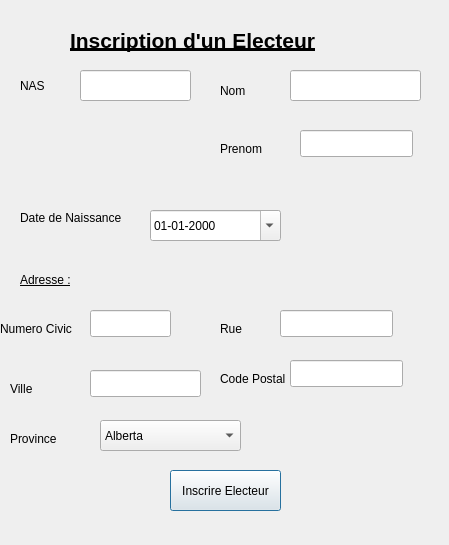
<?xml version="1.0" encoding="UTF-8"?>
<ui version="4.0">
 <class>inscriptionElecteurInterfaceClass</class>
 <widget class="QDialog" name="inscriptionElecteurInterfaceClass">
  <property name="geometry">
   <rect>
    <x>0</x>
    <y>0</y>
    <width>449</width>
    <height>545</height>
   </rect>
  </property>
  <property name="windowTitle">
   <string>inscriptionElecteurInterface</string>
  </property>
  <widget class="QLabel" name="label_4">
   <property name="geometry">
    <rect>
     <x>20</x>
     <y>210</y>
     <width>111</width>
     <height>16</height>
    </rect>
   </property>
   <property name="text">
    <string>Date de Naissance</string>
   </property>
  </widget>
  <widget class="QLabel" name="label_3">
   <property name="geometry">
    <rect>
     <x>220</x>
     <y>140</y>
     <width>53</width>
     <height>17</height>
    </rect>
   </property>
   <property name="text">
    <string>Prenom</string>
   </property>
  </widget>
  <widget class="QLabel" name="label_6">
   <property name="geometry">
    <rect>
     <x>0</x>
     <y>320</y>
     <width>81</width>
     <height>17</height>
    </rect>
   </property>
   <property name="text">
    <string>Numero Civic</string>
   </property>
  </widget>
  <widget class="QLabel" name="label_10">
   <property name="geometry">
    <rect>
     <x>220</x>
     <y>320</y>
     <width>53</width>
     <height>17</height>
    </rect>
   </property>
   <property name="text">
    <string>Rue</string>
   </property>
  </widget>
  <widget class="QLineEdit" name="lineEdit_5">
   <property name="geometry">
    <rect>
     <x>280</x>
     <y>310</y>
     <width>113</width>
     <height>27</height>
    </rect>
   </property>
  </widget>
  <widget class="QComboBox" name="comboBox">
   <property name="geometry">
    <rect>
     <x>100</x>
     <y>420</y>
     <width>141</width>
     <height>31</height>
    </rect>
   </property>
   <item>
    <property name="text">
     <string>Alberta</string>
    </property>
   </item>
   <item>
    <property name="text">
     <string>Colombie-Britannique</string>
    </property>
   </item>
   <item>
    <property name="text">
     <string>Ile-du-Prince-Edouard</string>
    </property>
   </item>
   <item>
    <property name="text">
     <string>Manitoba</string>
    </property>
   </item>
   <item>
    <property name="text">
     <string>Nouveau-Brunswick</string>
    </property>
   </item>
   <item>
    <property name="text">
     <string>Nouvelle-Ecosse</string>
    </property>
   </item>
   <item>
    <property name="text">
     <string>Nunavut</string>
    </property>
   </item>
   <item>
    <property name="text">
     <string>Ontario</string>
    </property>
   </item>
   <item>
    <property name="text">
     <string>Quebec</string>
    </property>
   </item>
   <item>
    <property name="text">
     <string>Saskatchewan</string>
    </property>
   </item>
   <item>
    <property name="text">
     <string>Terre-Neuve-et-Labrador</string>
    </property>
   </item>
   <item>
    <property name="text">
     <string>Territoires du Nord-Ouest</string>
    </property>
   </item>
   <item>
    <property name="text">
     <string>Yukon</string>
    </property>
   </item>
  </widget>
  <widget class="QLineEdit" name="lineEdit_7">
   <property name="geometry">
    <rect>
     <x>290</x>
     <y>360</y>
     <width>113</width>
     <height>27</height>
    </rect>
   </property>
  </widget>
  <widget class="QLineEdit" name="lineEdit">
   <property name="geometry">
    <rect>
     <x>80</x>
     <y>70</y>
     <width>111</width>
     <height>31</height>
    </rect>
   </property>
  </widget>
  <widget class="QLabel" name="label_7">
   <property name="geometry">
    <rect>
     <x>10</x>
     <y>380</y>
     <width>53</width>
     <height>17</height>
    </rect>
   </property>
   <property name="text">
    <string>Ville</string>
   </property>
  </widget>
  <widget class="QLabel" name="label_11">
   <property name="geometry">
    <rect>
     <x>70</x>
     <y>10</y>
     <width>291</width>
     <height>61</height>
    </rect>
   </property>
   <property name="text">
    <string>&lt;!DOCTYPE HTML PUBLIC &quot;-//W3C//DTD HTML 4.0//EN&quot; &quot;http://www.w3.org/TR/REC-html40/strict.dtd&quot;&gt;
&lt;html&gt;&lt;head&gt;&lt;meta name=&quot;qrichtext&quot; content=&quot;1&quot; /&gt;&lt;style type=&quot;text/css&quot;&gt;
p, li { white-space: pre-wrap; }
&lt;/style&gt;&lt;/head&gt;&lt;body style=&quot; font-family:'Noto Sans'; font-size:9pt; font-weight:400; font-style:normal;&quot;&gt;
&lt;table border=&quot;0&quot; style=&quot;-qt-table-type: root; margin-top:4px; margin-bottom:4px; margin-left:4px; margin-right:4px;&quot;&gt;
&lt;tr&gt;
&lt;td style=&quot;border: none;&quot;&gt;
&lt;p style=&quot; margin-top:0px; margin-bottom:0px; margin-left:0px; margin-right:0px; -qt-block-indent:0; text-indent:0px;&quot;&gt;&lt;span style=&quot; font-size:16pt; font-weight:600; text-decoration: underline;&quot;&gt;Inscription d'un Electeur&lt;/span&gt;&lt;/p&gt;&lt;/td&gt;&lt;/tr&gt;&lt;/table&gt;&lt;/body&gt;&lt;/html&gt;</string>
   </property>
  </widget>
  <widget class="QLineEdit" name="lineEdit_2">
   <property name="geometry">
    <rect>
     <x>290</x>
     <y>70</y>
     <width>131</width>
     <height>31</height>
    </rect>
   </property>
  </widget>
  <widget class="QLineEdit" name="lineEdit_6">
   <property name="geometry">
    <rect>
     <x>90</x>
     <y>370</y>
     <width>111</width>
     <height>27</height>
    </rect>
   </property>
  </widget>
  <widget class="QLabel" name="label_2">
   <property name="geometry">
    <rect>
     <x>220</x>
     <y>80</y>
     <width>51</width>
     <height>21</height>
    </rect>
   </property>
   <property name="text">
    <string>Nom</string>
   </property>
  </widget>
  <widget class="QLineEdit" name="lineEdit_3">
   <property name="geometry">
    <rect>
     <x>300</x>
     <y>130</y>
     <width>113</width>
     <height>27</height>
    </rect>
   </property>
  </widget>
  <widget class="QLabel" name="label_5">
   <property name="geometry">
    <rect>
     <x>20</x>
     <y>270</y>
     <width>61</width>
     <height>21</height>
    </rect>
   </property>
   <property name="text">
    <string>&lt;!DOCTYPE HTML PUBLIC &quot;-//W3C//DTD HTML 4.0//EN&quot; &quot;http://www.w3.org/TR/REC-html40/strict.dtd&quot;&gt;
&lt;html&gt;&lt;head&gt;&lt;meta name=&quot;qrichtext&quot; content=&quot;1&quot; /&gt;&lt;style type=&quot;text/css&quot;&gt;
p, li { white-space: pre-wrap; }
&lt;/style&gt;&lt;/head&gt;&lt;body style=&quot; font-family:'Noto Sans'; font-size:9pt; font-weight:400; font-style:normal;&quot;&gt;
&lt;table style=&quot;-qt-table-type: root; margin-top:4px; margin-bottom:4px; margin-left:4px; margin-right:4px;&quot;&gt;
&lt;tr&gt;
&lt;td style=&quot;border: none;&quot;&gt;
&lt;p style=&quot; margin-top:0px; margin-bottom:0px; margin-left:0px; margin-right:0px; -qt-block-indent:0; text-indent:0px;&quot;&gt;&lt;span style=&quot; text-decoration: underline;&quot;&gt;Adresse :&lt;/span&gt;&lt;/p&gt;&lt;/td&gt;&lt;/tr&gt;&lt;/table&gt;&lt;/body&gt;&lt;/html&gt;</string>
   </property>
  </widget>
  <widget class="QLabel" name="label">
   <property name="geometry">
    <rect>
     <x>20</x>
     <y>70</y>
     <width>61</width>
     <height>31</height>
    </rect>
   </property>
   <property name="text">
    <string>NAS</string>
   </property>
  </widget>
  <widget class="QLabel" name="label_8">
   <property name="geometry">
    <rect>
     <x>220</x>
     <y>370</y>
     <width>71</width>
     <height>17</height>
    </rect>
   </property>
   <property name="text">
    <string>Code Postal</string>
   </property>
  </widget>
  <widget class="QLabel" name="label_9">
   <property name="geometry">
    <rect>
     <x>10</x>
     <y>430</y>
     <width>53</width>
     <height>17</height>
    </rect>
   </property>
   <property name="text">
    <string>Province</string>
   </property>
  </widget>
  <widget class="QPushButton" name="pushButton">
   <property name="geometry">
    <rect>
     <x>170</x>
     <y>470</y>
     <width>111</width>
     <height>41</height>
    </rect>
   </property>
   <property name="text">
    <string>Inscrire Electeur</string>
   </property>
  </widget>
  <widget class="QLineEdit" name="lineEdit_4">
   <property name="geometry">
    <rect>
     <x>90</x>
     <y>310</y>
     <width>81</width>
     <height>27</height>
    </rect>
   </property>
  </widget>
  <widget class="QDateEdit" name="dateEdit">
   <property name="geometry">
    <rect>
     <x>150</x>
     <y>210</y>
     <width>131</width>
     <height>31</height>
    </rect>
   </property>
   <property name="maximumDate">
    <date>
     <year>7937</year>
     <month>12</month>
     <day>31</day>
    </date>
   </property>
   <property name="minimumDate">
    <date>
     <year>1770</year>
     <month>1</month>
     <day>1</day>
    </date>
   </property>
   <property name="displayFormat">
    <string>dd-MM-yyyy</string>
   </property>
   <property name="calendarPopup">
    <bool>true</bool>
   </property>
  </widget>
 </widget>
 <layoutdefault spacing="6" margin="11"/>
 <resources/>
 <connections/>
</ui>
